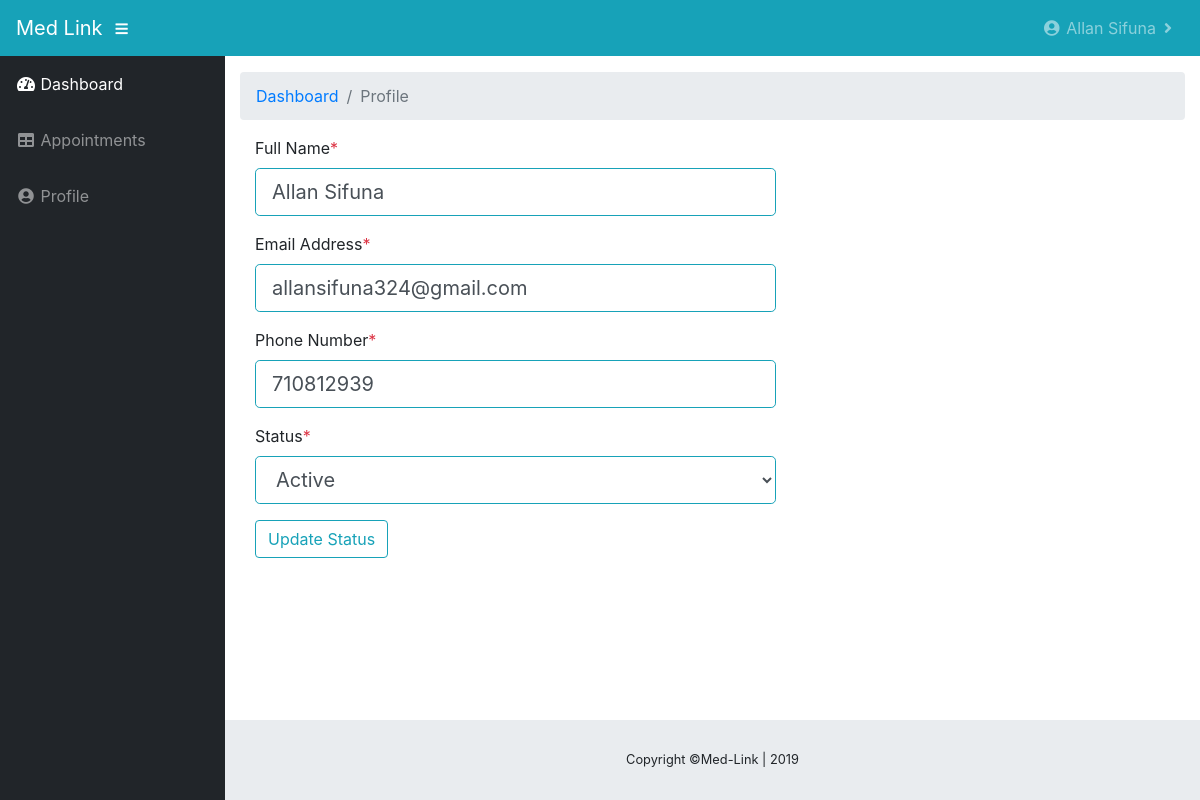
Page /profile (signed in) on the committed database.
### medlink/models.py (models this page shows, shortened)
class Doctors(db.Model, UserMixin):
    id = db.Column(db.Integer, primary_key=True, nullable=False)
    fullname = db.Column(db.String(30), unique=True, nullable=False)
    user_role = db.Column(db.String(30), default="User")
    department = db.Column(db.String(30), default="Adminstrator")
    status = db.Column(db.String(20), nullable=False, default="Active")
    email = db.Column(db.String(30), unique=True, nullable=False)
    phone = db.Column(db.String(10), unique=True, nullable=False)
    password = db.Column(db.String(60), nullable=False)
    appointment = db.relationship('Appointment', backref='doctor', lazy=True)

### medlink/doctors/routes.py (the view)
@doctors.route('/profile', methods=['GET', 'POST'])
@login_required
def profile():
    form = ProfileForm()
    if form.validate_on_submit():
        current_user.fullname = form.fullname.data
        current_user.email = form.email.data
        current_user.phone = form.phone.data
        current_user.status = form.status.data
        db.session.commit()
    form.fullname.data = current_user.fullname
    form.email.data = current_user.email
    form.phone.data = current_user.phone
    form.status.data = current_user.status
    return render_template('profile.html', form=form)

### medlink/doctors/forms.py
class ProfileForm(FlaskForm):
    fullname = StringField('Full Name', validators=[DataRequired(), Length(min=4, max=30)])
    email = StringField('Email Address', validators=[DataRequired(), Email()])
    phone = IntegerField('Phone Number', validators=[DataRequired()])
    status = SelectField('Status', choices=[('Active', 'Active'), ('InActive', 'InActive')])
    submit = SubmitField('Update Status')

### medlink/models.py (called while the page is built)
@lm.user_loader
def load_user(doctor_id):
    return Doctors.query.get(int(doctor_id))

### medlink/templates/profile.html (shortened to what this page needs)
{%extends "doc_tasks_layout.html"%}
{%block content%}
  <div class="container-fluid">
          <ol class="breadcrumb">
            <li class="breadcrumb-item">
              <a href="{{url_for('doctors.admin')}}">Dashboard</a>
            </li>
            <li class="breadcrumb-item active">Profile</li>
          </ol>
          <div class="col-md-7">
            <form method="POST" action=" " >
              <div class="form-group">
                {{form.fullname.label(class="form-control-label")}}<span class="text-danger">*</span>
                {%if form.fullname.errors%}
                {{form.fullname(class="form-control form-control-lg is-invalid")}}
                <div class="invalid-feedback">
                  {%for error in form.fullname.errors%}
                  <span>{{error}}</span>
                  {%endfor%}
                </div>
                {%else%}
                {{form.fullname(class="form-control form-control-lg border-info ")}}
                {%endif%}
              </div>
              <div class="form-group">
                {{form.email.label(class="form-control-label")}}<span class="text-danger">*</span>
                {%if form.email.errors%}
                {{form.email(class="form-control form-control-lg is-invalid")}}
                <div class="invalid-feedback">
                  {%for error in form.email.errors%}
                  <span>{{error}}</span>
                  {%endfor%}
                </div>
                {%else%}
                {{form.email(class="form-control form-control-lg border-info ")}}
                {%endif%}
              </div>
              <div class="form-group">
                {{form.phone.label(class="form-control-label")}}<span class="text-danger">*</span>
                {%if form.phone.errors%}
                {{form.phone(class="form-control form-control-lg is-invalid")}}
                <div class="invalid-feedback">
                  {%for error in form.phone.errors%}
                  <span>{{error}}</span>
                  {%endfor%}
                </div>
                {%else%}
                {{form.phone(class="form-control form-control-lg border-info ")}}
                {%endif%}
              </div>
              <div class="form-group">
                {{form.status.label(class="form-control-label")}}<span class="text-danger">*</span>
                {{form.status(class="form-control form-control-lg border-info")}}
              </div>
              <div class="form-group">
                {{form.submit(class="btn btn-outline-info")}}
              </div>
            </form>
          </div>
    </div>
{%endblock content%}

### medlink/templates/doc_tasks_layout.html (shortened to what this page needs)
<!DOCTYPE html>
<html lang="en">
  <head>
    <link rel="stylesheet" href="https://maxcdn.bootstrapcdn.com/bootstrap/4.0.0/css/bootstrap.min.css">
  <link rel="stylesheet" href="https://cdnjs.cloudflare.com/ajax/libs/font-awesome/4.7.0/css/font-awesome.min.css">
  <link href=" {{ url_for('static', filename='site/fontawesome-free/css/all.css')}}" rel="stylesheet" type="text/css">
  <link href="{{ url_for('static', filename='site/datatables/dataTables.bootstrap4.css')}}" rel="stylesheet">
  <link href="{{ url_for('static', filename='css/sb-admin.css')}}" rel="stylesheet">
  </head>
  <body id="page-top">
    <nav class="navbar navbar-expand navbar-dark bg-info static-top">
      <a class="navbar-brand mr-1" href="index.html">Med Link</a>
      <button class="btn btn-link btn-sm text-white order-1 order-sm-0" id="sidebarToggle" href="#">
        <i class="fas fa-bars"></i>
      </button>
      <ul class="navbar-nav ml-auto mr-0">
        <li class="nav-item dropdown">
          <a class="nav-link dropdown-toggle" href="#" id="userDropdown" role="button" data-toggle="dropdown" aria-haspopup="true" aria-expanded="false">
            <i class="fas fa-user-circle fa-fw"></i>
            {{current_user.fullname}}
          </a>
        </li>
      </ul>
    </nav>
    <div id="wrapper">
      <ul class="sidebar navbar-nav">
        <li class="nav-item active">
          <a class="nav-link" href="{{url_for('doctors.doc_client')}}">
            <i class="fas fa-fw fa-tachometer-alt"></i>
            <span>Dashboard</span>
          </a>
        </li>
        <li class="nav-item">
          <a class="nav-link" href="{{url_for('doctors.doc_client')}}">
            <i class="fas fa-fw fa-table"></i>
            <span>Appointments</span></a>
        </li>
        <li class="nav-item">
          <a class="nav-link" href="{{url_for('doctors.profile')}}">
            <i class="fas fa-fw fa-user-circle"></i>
            <span>Profile</span></a>
        </li>
      </ul>
      <div id="content-wrapper">
        {%block content%}{%endblock content%}
        <footer class="sticky-footer">
          <div class="container my-auto">
            <div class="copyright text-center my-auto">
              <span>Copyright ©Med-Link | 2019</span>
            </div>
          </div>
        </footer>
      </div>
    </div>
  </body>
</html>

### medlink/static/css/sb-admin.css (style rules this page uses)
html { position: relative; min-height: 100%; }
body { height: 100%; }
#wrapper { display: -webkit-box; display: -ms-flexbox; display: flex; }
#wrapper #content-wrapper { overflow-x: hidden; width: 100%; padding-top: 1rem; padding-bottom: 80px; }
.navbar-nav .nav-item.active .nav-link { color: #fff; }
.navbar-nav .nav-item.dropdown .dropdown-toggle::after { width: 1rem; text-align: center; float: right; vertical-align: 0; border: 0; font-weight: 900; content: '\f105'; font-family: 'Font Awesome 5 Free'; }
.sidebar { width: 90px !important; background-color: #212529; min-height: calc(100vh - 56px); }
.sidebar .nav-item:last-child { margin-bottom: 1rem; }
.sidebar .nav-item .nav-link { text-align: center; padding: 0.75rem 1rem; width: 90px; }
.sidebar .nav-item .nav-link span { font-size: 0.65rem; display: block; }
.sidebar .nav-item .nav-link { color: rgba(255, 255, 255, 0.5); }
@media (min-width: 768px) { .sidebar { width: 225px !important; } }
@media (min-width: 768px) { .sidebar .nav-item .nav-link { display: block; width: 100%; text-align: left; padding: 1rem; width: 225px; } }
@media (min-width: 768px) { .sidebar .nav-item .nav-link span { font-size: 1rem; display: inline; } }
:root { --input-padding-x: 0.75rem; --input-padding-y: 0.75rem; }
footer.sticky-footer { display: -webkit-box; display: -ms-flexbox; display: flex; position: absolute; right: 0; bottom: 0; width: calc(100% - 90px); height: 80px; background-color: #e9ecef; }
footer.sticky-footer .copyright { line-height: 1; font-size: 0.8rem; }
@media (min-width: 768px) { footer.sticky-footer { width: calc(100% - 225px); } }

### rows in the picture
Doctors: fullname "Allan Sifuna", email "allansifuna324@gmail.com", phone "710812939", status "Active"
